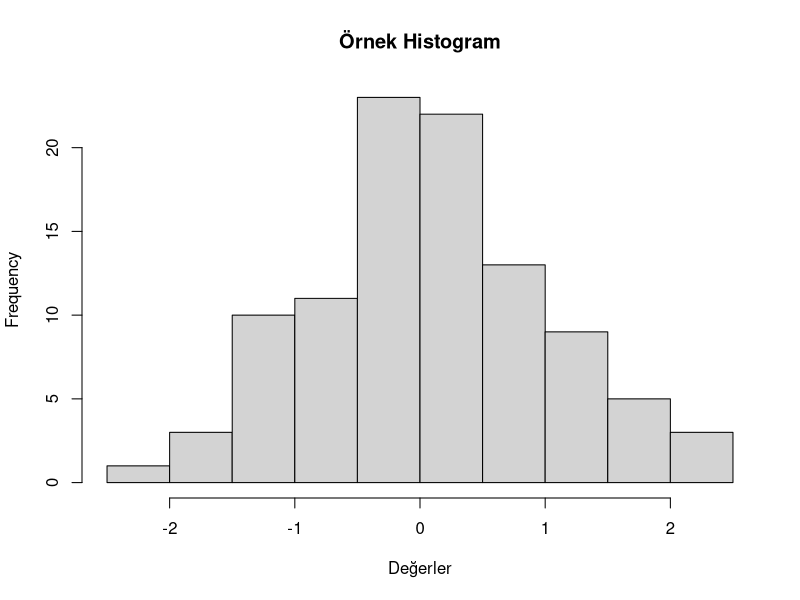

Recreate this plot in R.
## ---- chunk 1
set.seed(123)
veri <- rnorm(100)
summary(veri)
## ---- chunk 2
hist(veri, main = "Örnek Histogram", xlab = "Değerler")
